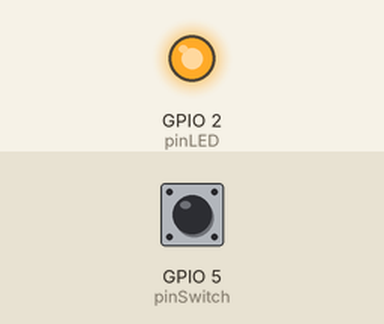
Simulated run of this sketch. Board: ESP8266 (Wemos D1 mini). On the bench: output pins drawn as LEDs (lit = HIGH). The inputs (shaded band) are chosen by the test bench; at power-on: GPIO 5 (pinSwitch) HIGH. WiFi joins after 1.5 s; servers stay silent unless stated; what the sketch prints to the serial monitor is not drawn.

Above: at 2.7 s.
2.8 s: GPIO 5 (pinSwitch) pulled LOW for 0.15 s
At 2.9 s:
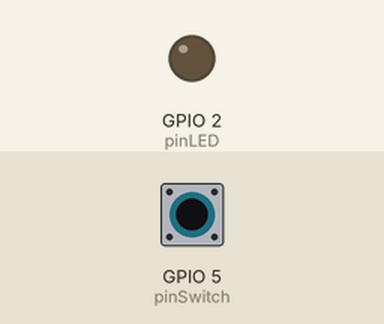
4.5 s: GPIO 5 (pinSwitch) pulled LOW for 3.2 s
At 8.0 s:
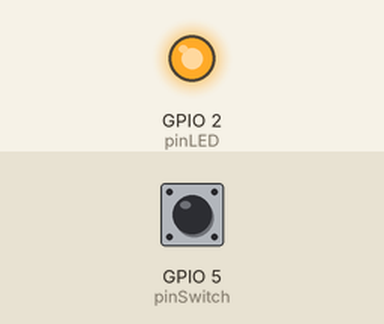
Timing chart, 0 to 9.5 s (numbered marks = the images above; inputs shaded):
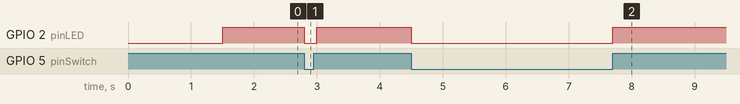

The sketch:

WiFi_WeMOS.ino
```cpp
#include <ESP8266WiFi.h>

String userKey = "u4hqabh76twgXXXXXXXXXXXXXXXXXX";        // your Pushover user key
String apiToken = "aq8k5xjhwcyoXXXXXXXXXXXXXXXXXX";       // your Pushover API token
String Title = "ESP8266(WeMos) Door Open Notification";   // your title of the message

const char* ssid = "SJSLGU";                           // your ssid
const char* password = "123456789b";                      // your password

int pinLED = 2;                                           // internal LED
int pinSwitch = 5;                                       // switch pin (D5 of the WeMos)
int pinState = HIGH;
int length;

WiFiClient client;

void setup() {
  WiFi.begin(ssid, password);
  Serial.begin(9600);
  while (WiFi.status() != WL_CONNECTED) {
    delay(500);
    Serial.print(WiFi.status());
  }
  pinMode(pinLED, OUTPUT);
  pinMode(pinSwitch, INPUT_PULLUP);

  pinState = digitalRead(pinSwitch);
  digitalWrite(pinLED, pinState);
}

void loop() {
   digitalWrite(pinLED, digitalRead(pinSwitch));

  if (pinState != digitalRead(pinSwitch)) {
    pinState = !pinState;
    digitalWrite(pinLED, pinState);
    if (pinState){
      sendToPushover("* Door OPENED !!! * 문이 열렸습니다 *");
    }
    else {
      sendToPushover("* Door CLOSED !!! * 문이 닫혔습니다 *");
    }
  }
}

void sendToPushover(String Msg) {
  Msg = Msg+"&title="+Title;
  length = Msg.length()+81;
  if (client.connect("api.pushover.net", 80)) {
    client.println("POST /1/messages.json HTTP/1.1");
    client.println("Host: api.pushover.net");
    client.println("Connection: close\r\nContent-Type: application/x-www-form-urlencoded");
    client.print("Content-Length: ");
    client.print(length);
    client.println("\r\n");
    client.print("token="+apiToken+"&user="+userKey+"&message="+Msg);
    client.stop();
  }
}
```

Measured:
- after the input at 2.8 s, GPIO 2 (pinLED): HIGH → LOW at once, → HIGH 0.20 s later
- after the input at 4.5 s, GPIO 2 (pinLED): HIGH → LOW at once, → HIGH 3.2 s later
